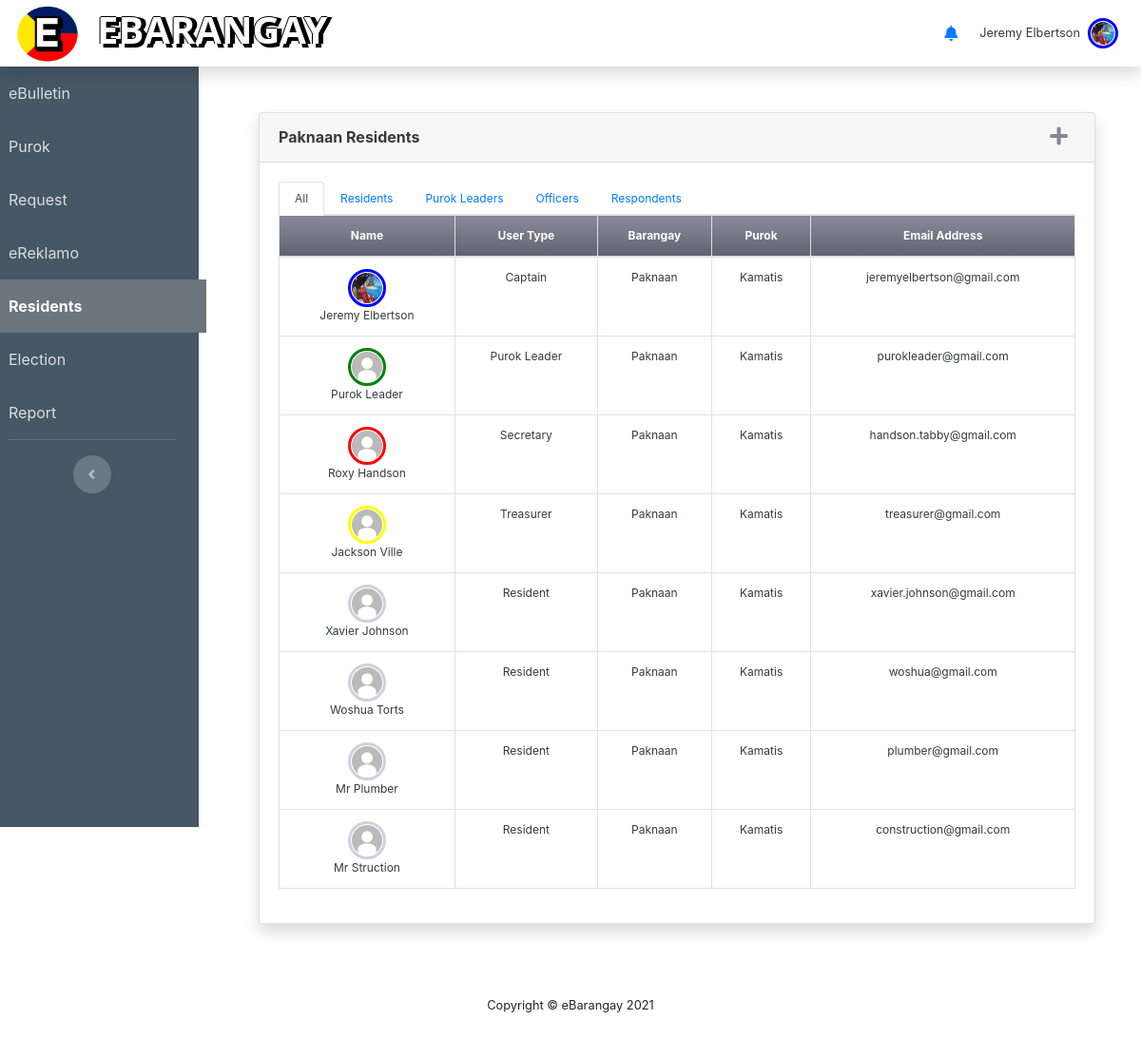
The app's page /residents.php (signed in), older data.
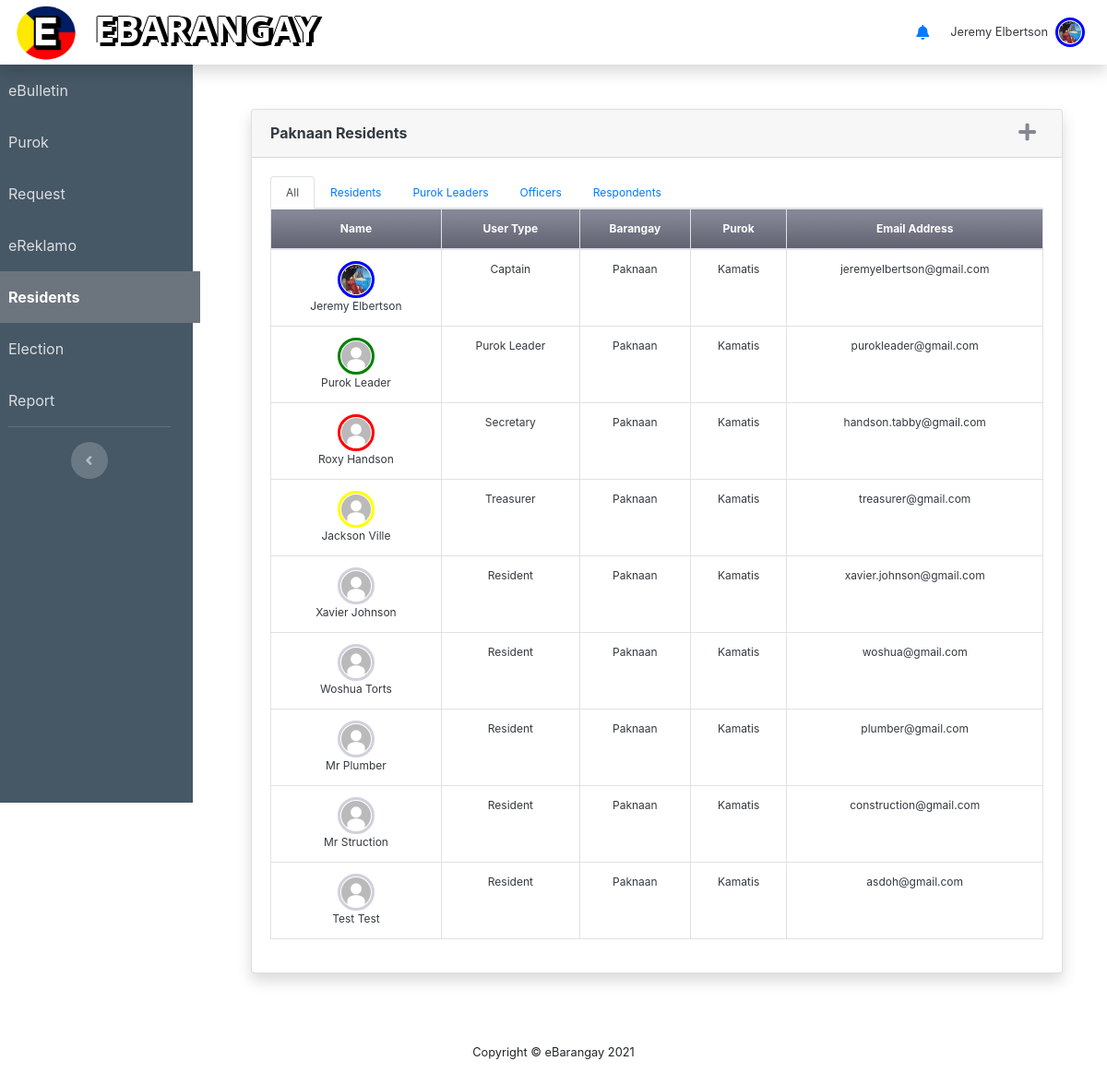
The same page, newer data.
### tables this page shows
CREATE TABLE `users` (
  `UsersID` int(11) NOT NULL,
  `Firstname` varchar(50) NOT NULL,
  `Middlename` varchar(50) DEFAULT NULL,
  `Lastname` varchar(50) NOT NULL,
  `dateofbirth` varchar(50) NOT NULL,
  `civilStat` varchar(50) NOT NULL,
  `emailAdd` varchar(50) NOT NULL,
  `username` varchar(50) NOT NULL,
  `usersPwd` varchar(255) DEFAULT NULL,
  `userGender` varchar(50) DEFAULT NULL,
  `userType` varchar(50) DEFAULT NULL,
  `profile_pic` varchar(129) DEFAULT NULL,
  `userBarangay` varchar(50) DEFAULT NULL,
  `userPurok` varchar(50) DEFAULT NULL,
  `phoneNum` varchar(20) DEFAULT NULL,
  `teleNum` varchar(20) DEFAULT NULL,
  `VerifyStatus` varchar(20) NOT NULL DEFAULT 'Pending',
  `userCity` varchar(30) NOT NULL DEFAULT 'None',
  `Status` varchar(20) NOT NULL DEFAULT 'Active',
  `landlordName` varchar(50) DEFAULT 'None',
  `landlordContact` varchar(50) DEFAULT 'NONE',
  `barangayPos` varchar(50) DEFAULT 'None',
  `userAddress` varchar(50) DEFAULT NULL,
  `userHouseNum` varchar(50) DEFAULT NULL,
  `IsLandlord` varchar(20) NOT NULL DEFAULT 'False',
  `isRenting` varchar(20) NOT NULL DEFAULT 'False',
  `startedLiving` date NOT NULL DEFAULT '0000-00-00'
);

### residents.php (the view, shortened to what the changed rows need)
<?php include_once "header.php" ?>
<div class="col d-flex flex-column">
<div class="container p-4">
<?php if($_SESSION["userType"] == "Purok Leader"): ?>
<div class="card shadow mb-4 m-4">
    <div class="card-header py-3 d-flex justify-content-between">
            <h6 class="m-0 font-weight-bold text-dark"><?php echo $_SESSION["userBarangay"] ?> Residents</h6>
    </div>
    <div class="card-body" style="font-size: 75%">
        <div class="table-responsive">
            <table class="table table-bordered text-center text-dark display"
                width="100%" cellspacing="0" cellpadding="0">
                <thead >
                    <!-- <tr class="bg-gradient-warning">
                        <th colspan="5">Resident</th>
                        <th colspan ="2">Address</th>
                        <th colspan="2">Contacts</th>
                        <th colspan="1">Options</th>
                    </tr> -->
                    <tr class="bg-gradient-secondary text-white">
                        <th scope="col">Name</th>
                        <th scope="col">Birthdate</th>
                        <th scope="col">Civil Status</th>
                        <th scope="col">User Type</th>
                        <th scope="col">Purok</th>
                        <th scope="col">Barangay</th>
                        <th scope="col">Email Address</th>
                        <th scope="col">Manage</th>
                    </tr>
                </thead>
                <tbody>
                    <?php
                        $accounts = $conn->query("SELECT *, concat(Firstname, ' ', Lastname) as name FROM users WHERE VerifyStatus = 'Pending' AND userBarangay = '{$_SESSION['userBarangay']}' AND userPurok = '{$_SESSION['userPurok']}'");
                        while($row=$accounts->fetch_assoc()):
                            if($row["userType"] == "Admin"){
                                continue;
                            }
                    ?>
                    <tr>
                        <td>
                            <img class="img-profile rounded-circle <?php
                                if($row["userType"] == "Resident"){
                                    echo "img-res-profile";
                                }
                                elseif($row["userType"] == "Purok Leader"){
                                    echo "img-purokldr-profile";
                                }
                                elseif($row["userType"] == "Captain"){
                                    echo "img-capt-profile";
                                }
                                elseif($row["userType"] == "Secretary"){
                                    echo "img-sec-profile";
                                }
                                elseif($row["userType"] == "Treasurer"){
                                    echo "img-treas-profile";
                                }
                                elseif($row["userType"] == "Admin"){
                                    echo "img-admin-profile";
                                }
                            ?>" src="img/<?php echo $row["profile_pic"] ?>" width="40" height="40"/>
                            </br>
                            <?php echo $row["name"] ?>
                        </td>
                        <td><?php echo $row["dateofbirth"] ?></td>
                        <td><?php echo $row["civilStat"] ?></td>
                        <td><?php echo $row["userType"] ?></td>
                        <td><?php echo $row["userPurok"] ?></td>
                        <td><?php echo $row["userBarangay"] ?></td>
                        <td><name@email class="com"><?php echo $row["emailAdd"] ?></name@email></td>
                        <td>
                            <button class="btn btn-success btn-sm btn-flat verify_user" data-id="<?php echo $row['UsersID'] ?>"><i class="fas fa-check"></i> Verify</button>
                            <button class="btn btn-danger btn-sm btn-flat unverify_user" data-id="<?php echo $row['UsersID'] ?>"><i class="fas fa-times"></i> Unverify</button>
                        </td>
                    </tr>
                    <?php endwhile; ?>
                </tbody>
            </table>
        </div>
    </div>
</div>
<?php else: ?>
<div class="card shadow mb-4 m-4">
<div class="card-body" style="font-size: 75%">
    <div class="tab-content" id="myTabContent">
        <div class="tab-pane fade show active" id="all" role="tabpanel" aria-labelledby="all-tab">
            <div class="table-responsive">
                <table class="table table-bordered text-center text-dark display"
                    width="100%" cellspacing="0" cellpadding="0">
                    <thead >
                        <tr class="bg-gradient-secondary text-white">
                            <th scope="col">Name</th>
                            <th scope="col">User Type</th>
                            <th scope="col">Barangay</th>
                            <th scope="col">Purok</th>
                            <th scope="col">Email Address</th>
                        </tr>
                    </thead>
                    <tbody>
                        <?php
                            $accounts = $conn->query("SELECT *, concat(Firstname, ' ', Lastname) as name FROM users WHERE VerifyStatus = 'Verified' AND userBarangay = '{$_SESSION['userBarangay']}' ORDER BY FIELD(userType, 'Captain', 'Purok Leader', 'Secretary', 'Treasurer', 'Resident');");
                            while($row=$accounts->fetch_assoc()):
                        ?>
                        <tr>
                            <td>
                                <img class="img-profile rounded-circle <?php
                                    if($row["userType"] == "Resident"){
                                        echo "img-res-profile";
                                    }
                                    elseif($row["userType"] == "Purok Leader"){
                                        echo "img-purokldr-profile";
                                    }
                                    elseif($row["userType"] == "Captain"){
                                        echo "img-capt-profile";
                                    }
                                    elseif($row["userType"] == "Secretary"){
                                        echo "img-sec-profile";
                                    }
                                    elseif($row["userType"] == "Treasurer"){
                                        echo "img-treas-profile";
                                    }
                                    elseif($row["userType"] == "Admin"){
                                        echo "img-admin-profile";
                                    }
                                ?>" src="img/<?php echo $row["profile_pic"] ?>" width="40" height="40"/>
                                <?php echo $row["name"] ?>
                            </td>
                            <td><?php echo $row["userType"] ?></td>
                            <td><?php echo $row["userBarangay"] ?></td>
                            <td><?php echo $row["userPurok"] ?></td>
                            <td><name@email class="com"><?php echo $row["emailAdd"] ?></name@email></td>
                        </tr>
                        <?php endwhile; ?>
                    </tbody>
                </table>
            </div>
        </div>
    </div>
</div>
<?php endif; ?>
</div>
</div>
</div>
</div>
<?php include_once "footer.php" ?>

Row changes from the older to the newer data that the page shows:
now on this page (row edited): users: profile_pic (picture), name "Test Test", userType "Resident", userBarangay "Paknaan", userPurok "Kamatis", emailAdd "asdoh@gmail.com"
